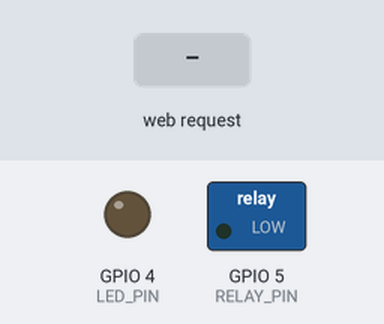
Simulated run of this sketch. Board: ESP8266 (NodeMCU). Parts: switched loads named in the sketch (green lamp = pin HIGH), output pins drawn as LEDs (lit = HIGH). Inputs (shaded band) come from the test bench. WiFi joins after 1.5 s; servers stay silent unless stated; what the sketch prints to the serial monitor is not drawn.

Above: at 2.7 s.
2.8 s: HTTP request GET /LedOn received
At 3.8 s:
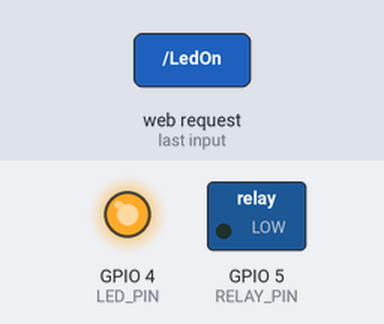
4.3 s: HTTP request GET /RelayOn received
At 4.9 s:
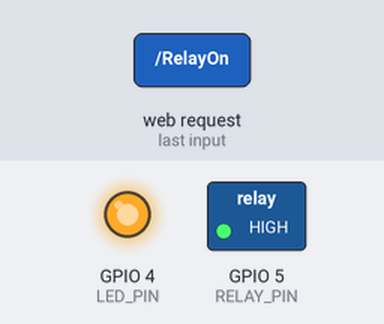
5.8 s: HTTP request GET /LedOff received
At 6.1 s:
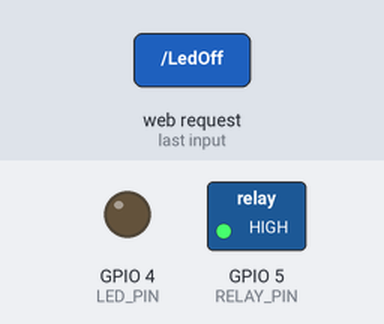
7.3 s: HTTP request GET /RelayOff received
At 8.4 s:
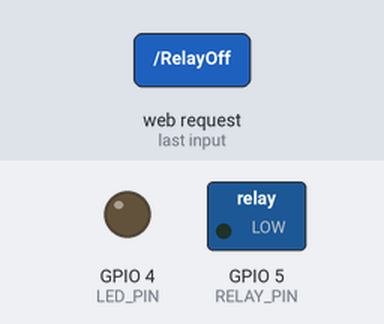
Timing chart, 0 to 9.8 s (numbered marks = the images above; inputs shaded):
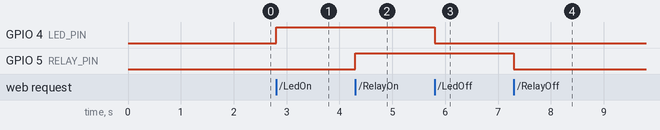

The sketch:

controlling-relay-from-web-page.ino
```cpp
#include <ESP8266WiFi.h>
#include <ESP8266WebServer.h>

#define LED_PIN 4
#define RELAY_PIN 5

#ifndef STASSID
#define STASSID "<SSID>"
#define STAPSK "<PASSWORD>"
#endif

const char* ssid = STASSID;
const char* password = STAPSK;

String s;  // Web page content
ESP8266WebServer server(80);

void handleRoot() {
  server.send(200, "text/html", s);
}

void handleNotFound() {
  digitalWrite(LED_PIN, 1);
  String message = "File Not Found\n\n";
  message += "URI: ";
  message += server.uri();
  message += "\nMethod: ";
  message += (server.method() == HTTP_GET) ? "GET" : "POST";
  message += "\nArguments: ";
  message += server.args();
  message += "\n";
  for (uint8_t i = 0; i < server.args(); i++) { message += " " + server.argName(i) + ": " + server.arg(i) + "\n"; }
  server.send(404, "text/plain", message);
  digitalWrite(LED_PIN, 0);
}

void handleLedOn() {
  digitalWrite(LED_PIN, 1);
  redirect_home();
}

void handleLedOff() {
  digitalWrite(LED_PIN, 0);
  redirect_home();
}

void handleRelayOn() {
  digitalWrite(RELAY_PIN, 1);
  redirect_home();
}

void handleRelayOff() {
  digitalWrite(RELAY_PIN, 0);
  redirect_home();
}

void redirect_home() {
  server.sendHeader("Location", "/");
  server.send(303);
}

void setup(void) {
  // Start serial
  Serial.begin(115200);

  // Prepare GPIO4 (LED)
  pinMode(LED_PIN, OUTPUT);
  digitalWrite(LED_PIN, 0);

  // Prepare GPIO5 (relay)
  pinMode(RELAY_PIN, OUTPUT);
  digitalWrite(RELAY_PIN, 0);

  WiFi.mode(WIFI_STA);
  WiFi.begin(ssid, password);

  // Wait for connection
  while (WiFi.status() != WL_CONNECTED) {
    delay(500);
    Serial.print(".");
  }
  Serial.println("");
  Serial.print("Connected to ");
  Serial.println(ssid);
  Serial.print("IP address: ");
  Serial.println(WiFi.localIP());

  s = "<!DOCTYPE html>";
  s += "<html>";
  s += "<head>";
  s += "<meta name='viewport' content='width=device-width, initial-scale=1'>";
  s += "<link href='https://cdn.jsdelivr.net/npm/bootstrap@5.3.2/dist/css/bootstrap.min.css' rel='stylesheet' integrity='sha384-T3c6CoIi6uLrA9TneNEoa7RxnatzjcDSCmG1MXxSR1GAsXEV/Dwwykc2MPK8M2HN' crossorigin='anonymou'>";
  s += "</head>";
  s += "<body>";
  s += "<div class='container'>";
  s += "<h1>LED</h1>";
  s += "<div class='row g-2 mb-3'>";
  s += "<div class='col-12 col-md-6 col-lg-4'>";
  s += "<a class='btn btn-primary w-100' href='/LedOn'>ON</a>";
  s += "</div>";
  s += "<div class='col-12 col-md-6 col-lg-4'>";
  s += "<a class='btn btn-danger w-100' href='/LedOff'>OFF</a>";
  s += "</div>";
  s += "</div>";
  s += "<h1>Relay</h1>";
  s += "<div class='row g-2'>";
  s += "<div class='col-12 col-md-6 col-lg-4'>";
  s += "<a class='btn btn-primary w-100' href='/RelayOn'>ON</a>";
  s += "</div>";
  s += "<div class='col-12 col-md-6 col-lg-4'>";
  s += "<a class='btn btn-danger w-100' href='/RelayOff'>OFF</a>";
  s += "</div>";
  s += "</div>";
  s += "</div>";
  s += "</body>";
  s += "</html>";

  server.on("/", handleRoot);
  server.onNotFound(handleNotFound);

  // Handle turning the LED on / off
  server.on("/LedOn", handleLedOn);
  server.on("/LedOff", handleLedOff);

  // Handle turning the relay on / off
  server.on("/RelayOn", handleRelayOn);
  server.on("/RelayOff", handleRelayOff);

  server.begin();
  Serial.println("HTTP server started");
}

void loop(void) {
  server.handleClient();
}
```

Measured:
- after the input at 2.8 s, GPIO 4 (LED_PIN): LOW → HIGH at once
- after the input at 4.3 s, GPIO 5 (RELAY_PIN): LOW → HIGH at once
- after the input at 5.8 s, GPIO 4 (LED_PIN): HIGH → LOW at once
- after the input at 7.3 s, GPIO 5 (RELAY_PIN): HIGH → LOW at once
